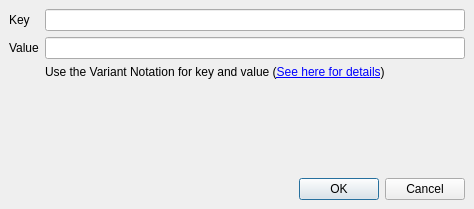
<ui version="4.0" >
 <class>UserPropertiesEditForm</class>
 <widget class="QDialog" name="UserPropertiesEditForm" >
  <property name="geometry" >
   <rect>
    <x>0</x>
    <y>0</y>
    <width>474</width>
    <height>209</height>
   </rect>
  </property>
  <property name="windowTitle" >
   <string>Dialog</string>
  </property>
  <layout class="QVBoxLayout" >
   <property name="margin" >
    <number>9</number>
   </property>
   <property name="spacing" >
    <number>6</number>
   </property>
   <item>
    <widget class="QFrame" name="frame" >
     <property name="frameShape" >
      <enum>QFrame::NoFrame</enum>
     </property>
     <property name="frameShadow" >
      <enum>QFrame::Raised</enum>
     </property>
     <layout class="QGridLayout" >
      <property name="margin" >
       <number>0</number>
      </property>
      <property name="spacing" >
       <number>6</number>
      </property>
      <item row="0" column="1" >
       <widget class="QLineEdit" name="key_le" />
      </item>
      <item row="1" column="1" >
       <widget class="QLineEdit" name="value_le" />
      </item>
      <item row="2" column="1" >
       <widget class="QLabel" name="help_label" >
        <property name="text" >
         <string>&lt;html>Use the Variant Notation for key and value (&lt;a href="int:/about/variant_notation.xml">See here for details&lt;/a>)&lt;/html></string>
        </property>
        <property name="wordWrap" >
         <bool>true</bool>
        </property>
       </widget>
      </item>
      <item row="1" column="0" >
       <widget class="QLabel" name="label_2" >
        <property name="text" >
         <string>Value</string>
        </property>
       </widget>
      </item>
      <item row="0" column="0" >
       <widget class="QLabel" name="label" >
        <property name="text" >
         <string>Key</string>
        </property>
       </widget>
      </item>
     </layout>
    </widget>
   </item>
   <item>
    <spacer>
     <property name="orientation" >
      <enum>Qt::Vertical</enum>
     </property>
     <property name="sizeHint" >
      <size>
       <width>10</width>
       <height>40</height>
      </size>
     </property>
    </spacer>
   </item>
   <item>
    <widget class="QDialogButtonBox" name="buttonBox" >
     <property name="orientation" >
      <enum>Qt::Horizontal</enum>
     </property>
     <property name="standardButtons" >
      <set>QDialogButtonBox::Cancel|QDialogButtonBox::NoButton|QDialogButtonBox::Ok</set>
     </property>
    </widget>
   </item>
  </layout>
 </widget>
 <resources/>
 <connections>
  <connection>
   <sender>buttonBox</sender>
   <signal>accepted()</signal>
   <receiver>UserPropertiesEditForm</receiver>
   <slot>accept()</slot>
   <hints>
    <hint type="sourcelabel" >
     <x>248</x>
     <y>254</y>
    </hint>
    <hint type="destinationlabel" >
     <x>157</x>
     <y>274</y>
    </hint>
   </hints>
  </connection>
  <connection>
   <sender>buttonBox</sender>
   <signal>rejected()</signal>
   <receiver>UserPropertiesEditForm</receiver>
   <slot>reject()</slot>
   <hints>
    <hint type="sourcelabel" >
     <x>316</x>
     <y>260</y>
    </hint>
    <hint type="destinationlabel" >
     <x>286</x>
     <y>274</y>
    </hint>
   </hints>
  </connection>
 </connections>
</ui>
